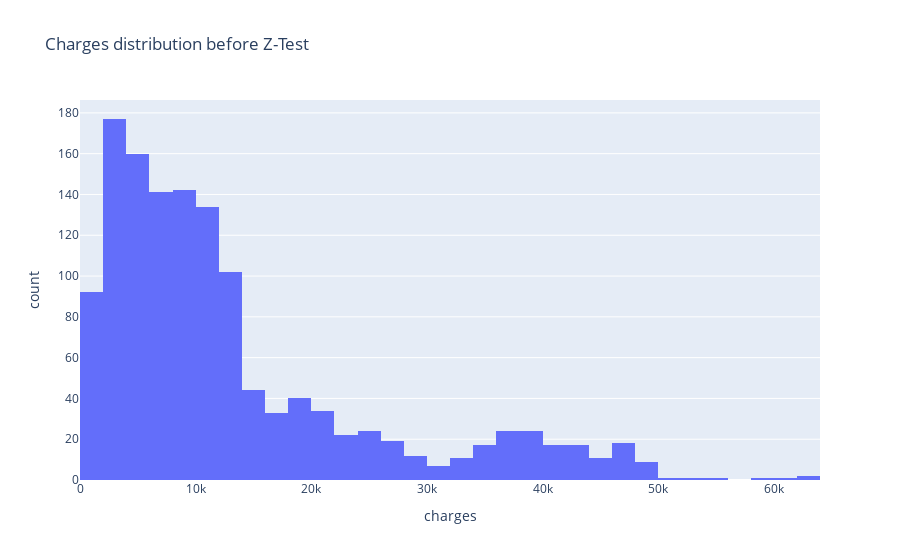

Here is the notebook cell this chart was saved with:
### Markdown cell above
### Charges Distribution

### Code cell
fig = px.histogram(insurance, x="charges",title="Charges distribution before Z-Test")
fig.show()

### Figure 1 — Plotly figure (JSON) as saved in the notebook; plotly's stock layout.template omitted (floating-point values rounded to 4 significant figures; data arrays with more than 128 entries replaced by an {"elided": "..."} marker saying what was removed)
{"data": [{"alignmentgroup": "True", "bingroup": "x", "hovertemplate": "charges=%{x}<br>count=%{y}<extra></extra>", "legendgroup": "", "marker": {"color": "#636efa"}, "name": "", "offsetgroup": "", "orientation": "v", "showlegend": false, "type": "histogram", "x": {"elided": "1338 float values"}, "xaxis": "x", "yaxis": "y"}], "layout": {"barmode": "relative", "legend": {"tracegroupgap": 0}, "title": {"text": "Charges distribution before Z-Test"}, "xaxis": {"anchor": "y", "domain": [0, 1], "title": {"text": "charges"}}, "yaxis": {"anchor": "x", "domain": [0, 1], "title": {"text": "count"}}}}
